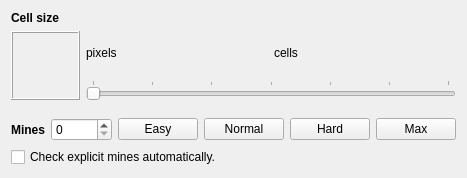
<?xml version="1.0" encoding="UTF-8"?>
<ui version="4.0">
 <class>FormSettingsMineSweeper</class>
 <widget class="QWidget" name="FormSettingsMineSweeper">
  <property name="geometry">
   <rect>
    <x>0</x>
    <y>0</y>
    <width>443</width>
    <height>171</height>
   </rect>
  </property>
  <property name="windowTitle">
   <string>Form</string>
  </property>
  <layout class="QVBoxLayout" name="verticalLayout">
   <item>
    <layout class="QGridLayout" name="gridLayout_2">
     <item row="2" column="1" colspan="2">
      <widget class="QSlider" name="sliderPieceSize">
       <property name="minimum">
        <number>16</number>
       </property>
       <property name="maximum">
        <number>64</number>
       </property>
       <property name="pageStep">
        <number>8</number>
       </property>
       <property name="orientation">
        <enum>Qt::Horizontal</enum>
       </property>
       <property name="tickPosition">
        <enum>QSlider::TicksAbove</enum>
       </property>
       <property name="tickInterval">
        <number>8</number>
       </property>
      </widget>
     </item>
     <item row="1" column="1">
      <widget class="QLabel" name="labelPixels">
       <property name="text">
        <string>pixels</string>
       </property>
      </widget>
     </item>
     <item row="1" column="0" rowspan="2">
      <widget class="QFrame" name="frameCellSize">
       <property name="sizePolicy">
        <sizepolicy hsizetype="Fixed" vsizetype="Fixed">
         <horstretch>0</horstretch>
         <verstretch>0</verstretch>
        </sizepolicy>
       </property>
       <property name="minimumSize">
        <size>
         <width>69</width>
         <height>69</height>
        </size>
       </property>
       <property name="maximumSize">
        <size>
         <width>69</width>
         <height>69</height>
        </size>
       </property>
       <property name="frameShape">
        <enum>QFrame::Box</enum>
       </property>
       <property name="frameShadow">
        <enum>QFrame::Raised</enum>
       </property>
       <layout class="QGridLayout" name="gridLayout">
        <property name="leftMargin">
         <number>0</number>
        </property>
        <property name="topMargin">
         <number>0</number>
        </property>
        <property name="rightMargin">
         <number>0</number>
        </property>
        <property name="bottomMargin">
         <number>0</number>
        </property>
        <property name="spacing">
         <number>0</number>
        </property>
       </layout>
      </widget>
     </item>
     <item row="1" column="2">
      <widget class="QLabel" name="labelCells">
       <property name="text">
        <string>cells</string>
       </property>
      </widget>
     </item>
     <item row="0" column="0">
      <widget class="QLabel" name="label_2">
       <property name="font">
        <font>
         <weight>75</weight>
         <bold>true</bold>
        </font>
       </property>
       <property name="text">
        <string>Cell size    </string>
       </property>
      </widget>
     </item>
    </layout>
   </item>
   <item>
    <layout class="QHBoxLayout" name="horizontalLayout_2">
     <property name="topMargin">
      <number>12</number>
     </property>
     <item>
      <widget class="QLabel" name="label">
       <property name="font">
        <font>
         <weight>75</weight>
         <bold>true</bold>
        </font>
       </property>
       <property name="text">
        <string>Mines</string>
       </property>
       <property name="alignment">
        <set>Qt::AlignRight|Qt::AlignTrailing|Qt::AlignVCenter</set>
       </property>
      </widget>
     </item>
     <item>
      <widget class="QSpinBox" name="spinBoxMineCount">
       <property name="accelerated">
        <bool>true</bool>
       </property>
       <property name="minimum">
        <number>0</number>
       </property>
       <property name="maximum">
        <number>99999</number>
       </property>
       <property name="value">
        <number>0</number>
       </property>
      </widget>
     </item>
     <item>
      <widget class="QPushButton" name="pushButtonEasy">
       <property name="sizePolicy">
        <sizepolicy hsizetype="Expanding" vsizetype="Fixed">
         <horstretch>0</horstretch>
         <verstretch>0</verstretch>
        </sizepolicy>
       </property>
       <property name="text">
        <string>Easy</string>
       </property>
       <property name="autoExclusive">
        <bool>true</bool>
       </property>
       <attribute name="buttonGroup">
        <string notr="true">buttonGroupMineRatio</string>
       </attribute>
      </widget>
     </item>
     <item>
      <widget class="QPushButton" name="pushButtonNormal">
       <property name="sizePolicy">
        <sizepolicy hsizetype="Expanding" vsizetype="Fixed">
         <horstretch>0</horstretch>
         <verstretch>0</verstretch>
        </sizepolicy>
       </property>
       <property name="text">
        <string>Normal</string>
       </property>
       <property name="autoExclusive">
        <bool>true</bool>
       </property>
       <attribute name="buttonGroup">
        <string notr="true">buttonGroupMineRatio</string>
       </attribute>
      </widget>
     </item>
     <item>
      <widget class="QPushButton" name="pushButtonHard">
       <property name="sizePolicy">
        <sizepolicy hsizetype="Expanding" vsizetype="Fixed">
         <horstretch>0</horstretch>
         <verstretch>0</verstretch>
        </sizepolicy>
       </property>
       <property name="text">
        <string>Hard</string>
       </property>
       <property name="autoExclusive">
        <bool>true</bool>
       </property>
       <attribute name="buttonGroup">
        <string notr="true">buttonGroupMineRatio</string>
       </attribute>
      </widget>
     </item>
     <item>
      <widget class="QPushButton" name="pushButtonMax">
       <property name="sizePolicy">
        <sizepolicy hsizetype="Expanding" vsizetype="Fixed">
         <horstretch>0</horstretch>
         <verstretch>0</verstretch>
        </sizepolicy>
       </property>
       <property name="text">
        <string>Max</string>
       </property>
       <property name="autoExclusive">
        <bool>true</bool>
       </property>
       <attribute name="buttonGroup">
        <string notr="true">buttonGroupMineRatio</string>
       </attribute>
      </widget>
     </item>
    </layout>
   </item>
   <item>
    <widget class="QCheckBox" name="checkBoxAutoLock">
     <property name="text">
      <string>Check explicit mines automatically.</string>
     </property>
    </widget>
   </item>
  </layout>
 </widget>
 <resources/>
 <connections>
  <connection>
   <sender>buttonGroupMineRatio</sender>
   <signal>buttonClicked(QAbstractButton*)</signal>
   <receiver>FormSettingsMineSweeper</receiver>
   <slot>onRatioButtonClicked(QAbstractButton*)</slot>
   <hints>
    <hint type="sourcelabel">
     <x>-1</x>
     <y>-1</y>
    </hint>
    <hint type="destinationlabel">
     <x>221</x>
     <y>85</y>
    </hint>
   </hints>
  </connection>
  <connection>
   <sender>sliderPieceSize</sender>
   <signal>valueChanged(int)</signal>
   <receiver>FormSettingsMineSweeper</receiver>
   <slot>updateLabels()</slot>
   <hints>
    <hint type="sourcelabel">
     <x>260</x>
     <y>83</y>
    </hint>
    <hint type="destinationlabel">
     <x>221</x>
     <y>85</y>
    </hint>
   </hints>
  </connection>
  <connection>
   <sender>sliderPieceSize</sender>
   <signal>valueChanged(int)</signal>
   <receiver>FormSettingsMineSweeper</receiver>
   <slot>updateMineMax()</slot>
   <hints>
    <hint type="sourcelabel">
     <x>260</x>
     <y>83</y>
    </hint>
    <hint type="destinationlabel">
     <x>221</x>
     <y>85</y>
    </hint>
   </hints>
  </connection>
  <connection>
   <sender>sliderPieceSize</sender>
   <signal>valueChanged(int)</signal>
   <receiver>FormSettingsMineSweeper</receiver>
   <slot>updateSubFrame()</slot>
   <hints>
    <hint type="sourcelabel">
     <x>260</x>
     <y>83</y>
    </hint>
    <hint type="destinationlabel">
     <x>221</x>
     <y>85</y>
    </hint>
   </hints>
  </connection>
 </connections>
 <slots>
  <slot>onRatioButtonClicked(QAbstractButton*)</slot>
  <slot>updateBlockPiece(int)</slot>
  <slot>updateLabels()</slot>
  <slot>updateMineMax()</slot>
  <slot>updateSubFrame()</slot>
 </slots>
 <buttongroups>
  <buttongroup name="buttonGroupMineRatio"/>
 </buttongroups>
</ui>
